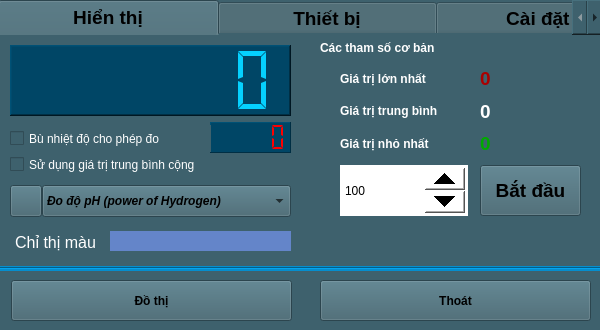
<?xml version="1.0" encoding="UTF-8"?>
<ui version="4.0">
 <class>Sensor_SEN0106</class>
 <widget class="QWidget" name="Sensor_SEN0106">
  <property name="geometry">
   <rect>
    <x>0</x>
    <y>0</y>
    <width>600</width>
    <height>330</height>
   </rect>
  </property>
  <property name="windowTitle">
   <string>Form</string>
  </property>
  <property name="windowIcon">
   <iconset resource="../image.qrc">
    <normaloff>:/image/PHS0106_Icon.jpg</normaloff>:/image/PHS0106_Icon.jpg</iconset>
  </property>
  <property name="styleSheet">
   <string notr="true">background-color: rgb(62, 97, 109);</string>
  </property>
  <widget class="QPushButton" name="pushButton_ChartZoom">
   <property name="geometry">
    <rect>
     <x>11</x>
     <y>280</y>
     <width>281</width>
     <height>41</height>
    </rect>
   </property>
   <property name="font">
    <font>
     <weight>75</weight>
     <bold>true</bold>
    </font>
   </property>
   <property name="text">
    <string>Đồ thị</string>
   </property>
  </widget>
  <widget class="QPushButton" name="pushButton_Exit">
   <property name="geometry">
    <rect>
     <x>320</x>
     <y>280</y>
     <width>271</width>
     <height>41</height>
    </rect>
   </property>
   <property name="font">
    <font>
     <weight>75</weight>
     <bold>true</bold>
    </font>
   </property>
   <property name="text">
    <string>Thoát</string>
   </property>
  </widget>
  <widget class="QTabWidget" name="tabWidget">
   <property name="geometry">
    <rect>
     <x>-2</x>
     <y>0</y>
     <width>605</width>
     <height>268</height>
    </rect>
   </property>
   <property name="font">
    <font>
     <pointsize>14</pointsize>
     <weight>75</weight>
     <bold>true</bold>
    </font>
   </property>
   <property name="styleSheet">
    <string notr="true">background-color: rgb(62, 97, 109);</string>
   </property>
   <property name="currentIndex">
    <number>0</number>
   </property>
   <property name="elideMode">
    <enum>Qt::ElideNone</enum>
   </property>
   <widget class="QWidget" name="tab_Infor_2">
    <attribute name="title">
     <string>            Hiển thị            </string>
    </attribute>
    <widget class="QWidget" name="verticalLayoutWidget_6">
     <property name="geometry">
      <rect>
       <x>340</x>
       <y>30</y>
       <width>128</width>
       <height>92</height>
      </rect>
     </property>
     <layout class="QVBoxLayout" name="verticalLayout_6">
      <item>
       <widget class="QLabel" name="label_8">
        <property name="font">
         <font>
          <weight>75</weight>
          <bold>true</bold>
         </font>
        </property>
        <property name="styleSheet">
         <string notr="true">color: rgb(255, 255, 255);</string>
        </property>
        <property name="text">
         <string>Giá trị lớn nhất</string>
        </property>
       </widget>
      </item>
      <item>
       <widget class="QLabel" name="label_9">
        <property name="font">
         <font>
          <weight>75</weight>
          <bold>true</bold>
         </font>
        </property>
        <property name="styleSheet">
         <string notr="true">color: rgb(255, 255, 255);</string>
        </property>
        <property name="text">
         <string>Giá trị trung bình</string>
        </property>
       </widget>
      </item>
      <item>
       <widget class="QLabel" name="label_10">
        <property name="font">
         <font>
          <weight>75</weight>
          <bold>true</bold>
         </font>
        </property>
        <property name="styleSheet">
         <string notr="true">color: rgb(255, 255, 255);</string>
        </property>
        <property name="text">
         <string>Giá trị nhỏ nhất</string>
        </property>
       </widget>
      </item>
     </layout>
    </widget>
    <widget class="QWidget" name="verticalLayoutWidget_7">
     <property name="geometry">
      <rect>
       <x>480</x>
       <y>30</y>
       <width>101</width>
       <height>92</height>
      </rect>
     </property>
     <layout class="QVBoxLayout" name="verticalLayout_7">
      <item>
       <widget class="QLabel" name="label_ValueMax">
        <property name="font">
         <font>
          <pointsize>14</pointsize>
          <weight>75</weight>
          <bold>true</bold>
         </font>
        </property>
        <property name="styleSheet">
         <string notr="true">color: rgb(170, 0, 0);</string>
        </property>
        <property name="text">
         <string>0</string>
        </property>
       </widget>
      </item>
      <item>
       <widget class="QLabel" name="label_ValueAvg">
        <property name="font">
         <font>
          <pointsize>14</pointsize>
          <weight>75</weight>
          <bold>true</bold>
         </font>
        </property>
        <property name="styleSheet">
         <string notr="true">color: rgb(255, 255, 255);</string>
        </property>
        <property name="text">
         <string>0</string>
        </property>
       </widget>
      </item>
      <item>
       <widget class="QLabel" name="label_ValueMin">
        <property name="font">
         <font>
          <pointsize>14</pointsize>
          <weight>75</weight>
          <bold>true</bold>
         </font>
        </property>
        <property name="styleSheet">
         <string notr="true">color: rgb(0, 170, 0);</string>
        </property>
        <property name="text">
         <string>0</string>
        </property>
       </widget>
      </item>
     </layout>
    </widget>
    <widget class="QLCDNumber" name="lcdNumber_Value">
     <property name="geometry">
      <rect>
       <x>10</x>
       <y>10</y>
       <width>281</width>
       <height>71</height>
      </rect>
     </property>
     <property name="styleSheet">
      <string notr="true">background-color: rgb(0, 70, 102);
color:rgb(5, 209, 255)</string>
     </property>
     <property name="frameShape">
      <enum>QFrame::WinPanel</enum>
     </property>
     <property name="lineWidth">
      <number>1</number>
     </property>
     <property name="smallDecimalPoint">
      <bool>false</bool>
     </property>
     <property name="digitCount">
      <number>7</number>
     </property>
     <property name="segmentStyle">
      <enum>QLCDNumber::Flat</enum>
     </property>
     <property name="value" stdset="0">
      <double>0.000000000000000</double>
     </property>
     <property name="intValue" stdset="0">
      <number>0</number>
     </property>
    </widget>
    <widget class="QComboBox" name="comboBox_Unit">
     <property name="geometry">
      <rect>
       <x>42</x>
       <y>150</y>
       <width>249</width>
       <height>32</height>
      </rect>
     </property>
     <property name="font">
      <font>
       <weight>75</weight>
       <italic>true</italic>
       <bold>true</bold>
      </font>
     </property>
     <property name="styleSheet">
      <string notr="true"/>
     </property>
     <item>
      <property name="text">
       <string>Đo độ pH (power of Hydrogen)</string>
      </property>
     </item>
    </widget>
    <widget class="QPushButton" name="pushButton">
     <property name="geometry">
      <rect>
       <x>10</x>
       <y>150</y>
       <width>32</width>
       <height>32</height>
      </rect>
     </property>
     <property name="styleSheet">
      <string notr="true"/>
     </property>
     <property name="text">
      <string/>
     </property>
     <property name="icon">
      <iconset resource="../image.qrc">
       <normaloff>:/image/PHS0106_Icon.jpg</normaloff>:/image/PHS0106_Icon.jpg</iconset>
     </property>
     <property name="iconSize">
      <size>
       <width>32</width>
       <height>32</height>
      </size>
     </property>
    </widget>
    <widget class="QSpinBox" name="spinBox_setSample">
     <property name="geometry">
      <rect>
       <x>340</x>
       <y>130</y>
       <width>128</width>
       <height>51</height>
      </rect>
     </property>
     <property name="styleSheet">
      <string notr="true">QSpinBox
{
background-color: rgb(255, 255, 255);
color: rgb(0, 0, 0);
}
QSpinBox::up-button
{
    min-width:40px;
    min-height: 20px;
}
QSpinBox::down-button
{
    min-width: 40px;
    min-height: 20px;
}
</string>
     </property>
     <property name="minimum">
      <number>1</number>
     </property>
     <property name="maximum">
      <number>9999999</number>
     </property>
     <property name="value">
      <number>100</number>
     </property>
    </widget>
    <widget class="QPushButton" name="pushButton_getSamples">
     <property name="geometry">
      <rect>
       <x>480</x>
       <y>130</y>
       <width>101</width>
       <height>51</height>
      </rect>
     </property>
     <property name="font">
      <font>
       <pointsize>14</pointsize>
       <weight>75</weight>
       <bold>true</bold>
      </font>
     </property>
     <property name="styleSheet">
      <string notr="true"/>
     </property>
     <property name="text">
      <string>Bắt đầu</string>
     </property>
    </widget>
    <widget class="QLabel" name="label_sampleInfo">
     <property name="geometry">
      <rect>
       <x>320</x>
       <y>0</y>
       <width>261</width>
       <height>26</height>
      </rect>
     </property>
     <property name="font">
      <font>
       <weight>75</weight>
       <bold>true</bold>
      </font>
     </property>
     <property name="styleSheet">
      <string notr="true">color: rgb(255, 255, 255);</string>
     </property>
     <property name="text">
      <string>Các tham số cơ bản</string>
     </property>
    </widget>
    <widget class="QCheckBox" name="checkBox_setMathAvg">
     <property name="geometry">
      <rect>
       <x>10</x>
       <y>116</y>
       <width>281</width>
       <height>27</height>
      </rect>
     </property>
     <property name="styleSheet">
      <string notr="true">color: rgb(255, 255, 255);</string>
     </property>
     <property name="text">
      <string>Sử dụng giá trị trung bình cộng</string>
     </property>
    </widget>
    <widget class="QLabel" name="label_pH_Color">
     <property name="geometry">
      <rect>
       <x>110</x>
       <y>196</y>
       <width>181</width>
       <height>20</height>
      </rect>
     </property>
     <property name="font">
      <font>
       <pointsize>14</pointsize>
       <weight>75</weight>
       <bold>true</bold>
      </font>
     </property>
     <property name="styleSheet">
      <string notr="true">background-color: rgb(100, 133, 201);</string>
     </property>
     <property name="text">
      <string/>
     </property>
     <property name="alignment">
      <set>Qt::AlignCenter</set>
     </property>
    </widget>
    <widget class="QLabel" name="label_2">
     <property name="geometry">
      <rect>
       <x>10</x>
       <y>196</y>
       <width>91</width>
       <height>22</height>
      </rect>
     </property>
     <property name="font">
      <font>
       <pointsize>12</pointsize>
       <weight>50</weight>
       <bold>false</bold>
      </font>
     </property>
     <property name="styleSheet">
      <string notr="true">color: rgb(255, 255, 255);</string>
     </property>
     <property name="text">
      <string>Chỉ thị màu</string>
     </property>
     <property name="alignment">
      <set>Qt::AlignCenter</set>
     </property>
    </widget>
    <widget class="QLCDNumber" name="lcdNumber_Temp">
     <property name="geometry">
      <rect>
       <x>210</x>
       <y>87</y>
       <width>81</width>
       <height>31</height>
      </rect>
     </property>
     <property name="styleSheet">
      <string notr="true">color: rgb(255, 0, 0);
background-color: rgb(0, 70, 102);</string>
     </property>
     <property name="frameShape">
      <enum>QFrame::Panel</enum>
     </property>
     <property name="lineWidth">
      <number>1</number>
     </property>
     <property name="smallDecimalPoint">
      <bool>false</bool>
     </property>
     <property name="digitCount">
      <number>5</number>
     </property>
     <property name="segmentStyle">
      <enum>QLCDNumber::Flat</enum>
     </property>
     <property name="value" stdset="0">
      <double>0.000000000000000</double>
     </property>
     <property name="intValue" stdset="0">
      <number>0</number>
     </property>
    </widget>
    <widget class="QCheckBox" name="checkBox_setTemperature">
     <property name="geometry">
      <rect>
       <x>10</x>
       <y>90</y>
       <width>201</width>
       <height>27</height>
      </rect>
     </property>
     <property name="styleSheet">
      <string notr="true">color: rgb(255, 255, 255);
background-color: rgb(62, 97, 109);</string>
     </property>
     <property name="text">
      <string>Bù nhiệt độ cho phép đo</string>
     </property>
     <property name="checked">
      <bool>false</bool>
     </property>
    </widget>
   </widget>
   <widget class="QWidget" name="tab_4">
    <attribute name="title">
     <string>            Thiết bị            </string>
    </attribute>
    <widget class="QWidget" name="verticalLayoutWidget_8">
     <property name="geometry">
      <rect>
       <x>150</x>
       <y>10</y>
       <width>291</width>
       <height>101</height>
      </rect>
     </property>
     <layout class="QVBoxLayout" name="verticalLayout_8">
      <item>
       <widget class="QLabel" name="label_Name">
        <property name="styleSheet">
         <string notr="true">color: rgb(255, 255, 255);</string>
        </property>
        <property name="text">
         <string/>
        </property>
       </widget>
      </item>
      <item>
       <widget class="QLabel" name="label_Address">
        <property name="styleSheet">
         <string notr="true">color: rgb(255, 255, 255);</string>
        </property>
        <property name="text">
         <string/>
        </property>
       </widget>
      </item>
      <item>
       <widget class="QLabel" name="label_SerialNumber">
        <property name="styleSheet">
         <string notr="true">color: rgb(255, 255, 255);</string>
        </property>
        <property name="text">
         <string/>
        </property>
       </widget>
      </item>
     </layout>
    </widget>
    <widget class="QWidget" name="verticalLayoutWidget_9">
     <property name="geometry">
      <rect>
       <x>10</x>
       <y>10</y>
       <width>111</width>
       <height>131</height>
      </rect>
     </property>
     <layout class="QVBoxLayout" name="verticalLayout_9">
      <item>
       <widget class="QLabel" name="label_13">
        <property name="styleSheet">
         <string notr="true">color: rgb(255, 255, 255);</string>
        </property>
        <property name="text">
         <string>Tên thiết bị:</string>
        </property>
       </widget>
      </item>
      <item>
       <widget class="QLabel" name="label_14">
        <property name="styleSheet">
         <string notr="true">color: rgb(255, 255, 255);</string>
        </property>
        <property name="text">
         <string>Địa chỉ:</string>
        </property>
       </widget>
      </item>
      <item>
       <widget class="QLabel" name="label_18">
        <property name="styleSheet">
         <string notr="true">color: rgb(255, 255, 255);</string>
        </property>
        <property name="text">
         <string>Mã sê-ri:</string>
        </property>
       </widget>
      </item>
      <item>
       <widget class="QLabel" name="label_19">
        <property name="styleSheet">
         <string notr="true">color: rgb(255, 255, 255);</string>
        </property>
        <property name="text">
         <string>Mô tả:</string>
        </property>
       </widget>
      </item>
     </layout>
    </widget>
    <widget class="QWidget" name="verticalLayoutWidget_10">
     <property name="geometry">
      <rect>
       <x>150</x>
       <y>110</y>
       <width>291</width>
       <height>61</height>
      </rect>
     </property>
     <layout class="QVBoxLayout" name="verticalLayout_10">
      <item>
       <widget class="QLabel" name="label_Description">
        <property name="styleSheet">
         <string notr="true">color: rgb(255, 255, 255);</string>
        </property>
        <property name="text">
         <string/>
        </property>
        <property name="alignment">
         <set>Qt::AlignLeading|Qt::AlignLeft|Qt::AlignTop</set>
        </property>
       </widget>
      </item>
     </layout>
    </widget>
   </widget>
   <widget class="QWidget" name="tab_6">
    <attribute name="title">
     <string>           Cài đặt            </string>
    </attribute>
    <widget class="QLabel" name="label_23">
     <property name="geometry">
      <rect>
       <x>277</x>
       <y>40</y>
       <width>41</width>
       <height>22</height>
      </rect>
     </property>
     <property name="styleSheet">
      <string notr="true">color: rgb(255, 255, 255);</string>
     </property>
     <property name="text">
      <string>(ms)</string>
     </property>
    </widget>
    <widget class="QLabel" name="label_24">
     <property name="geometry">
      <rect>
       <x>20</x>
       <y>40</y>
       <width>141</width>
       <height>22</height>
      </rect>
     </property>
     <property name="styleSheet">
      <string notr="true">color: rgb(255, 255, 255);</string>
     </property>
     <property name="text">
      <string>Thời gian lấy mẫu :</string>
     </property>
    </widget>
    <widget class="QPushButton" name="pushButton_SetSampleTime">
     <property name="geometry">
      <rect>
       <x>320</x>
       <y>20</y>
       <width>161</width>
       <height>61</height>
      </rect>
     </property>
     <property name="font">
      <font>
       <pointsize>14</pointsize>
       <weight>75</weight>
       <bold>true</bold>
      </font>
     </property>
     <property name="text">
      <string>Cài đặt</string>
     </property>
    </widget>
    <widget class="QSpinBox" name="spinBox_SampleTime">
     <property name="geometry">
      <rect>
       <x>160</x>
       <y>10</y>
       <width>111</width>
       <height>81</height>
      </rect>
     </property>
     <property name="styleSheet">
      <string notr="true">QSpinBox
{
background-color: rgb(255, 255, 255);
color: rgb(0, 0, 0);
}
QSpinBox::up-button
{
    min-width:40px;
    min-height: 20px;
}
QSpinBox::down-button
{
    min-width: 40px;
    min-height: 20px;
}
</string>
     </property>
     <property name="minimum">
      <number>10</number>
     </property>
     <property name="maximum">
      <number>9999999</number>
     </property>
     <property name="value">
      <number>100</number>
     </property>
    </widget>
    <widget class="Line" name="line_2">
     <property name="geometry">
      <rect>
       <x>20</x>
       <y>100</y>
       <width>541</width>
       <height>16</height>
      </rect>
     </property>
     <property name="orientation">
      <enum>Qt::Horizontal</enum>
     </property>
    </widget>
    <widget class="QPushButton" name="pushButton_Calib">
     <property name="geometry">
      <rect>
       <x>320</x>
       <y>120</y>
       <width>161</width>
       <height>61</height>
      </rect>
     </property>
     <property name="font">
      <font>
       <weight>75</weight>
       <bold>true</bold>
      </font>
     </property>
     <property name="text">
      <string>Hiệu chuẩn</string>
     </property>
    </widget>
    <widget class="QLabel" name="label_25">
     <property name="geometry">
      <rect>
       <x>20</x>
       <y>139</y>
       <width>231</width>
       <height>22</height>
      </rect>
     </property>
     <property name="styleSheet">
      <string notr="true">color: rgb(255, 255, 255);</string>
     </property>
     <property name="text">
      <string>Hiệu chuẩn thiết bị :</string>
     </property>
    </widget>
    <widget class="QLabel" name="label_calibInfo">
     <property name="geometry">
      <rect>
       <x>40</x>
       <y>160</y>
       <width>271</width>
       <height>22</height>
      </rect>
     </property>
     <property name="font">
      <font>
       <italic>true</italic>
      </font>
     </property>
     <property name="styleSheet">
      <string notr="true">color: rgb(255, 255, 127);</string>
     </property>
     <property name="text">
      <string>(chưa hiệu chuẩn)</string>
     </property>
    </widget>
   </widget>
  </widget>
  <widget class="Line" name="line">
   <property name="geometry">
    <rect>
     <x>-2</x>
     <y>266</y>
     <width>605</width>
     <height>5</height>
    </rect>
   </property>
   <property name="styleSheet">
    <string notr="true">background-color: rgb(5, 142, 206);</string>
   </property>
   <property name="frameShadow">
    <enum>QFrame::Sunken</enum>
   </property>
   <property name="orientation">
    <enum>Qt::Horizontal</enum>
   </property>
  </widget>
 </widget>
 <resources>
  <include location="../image.qrc"/>
 </resources>
 <connections/>
</ui>
